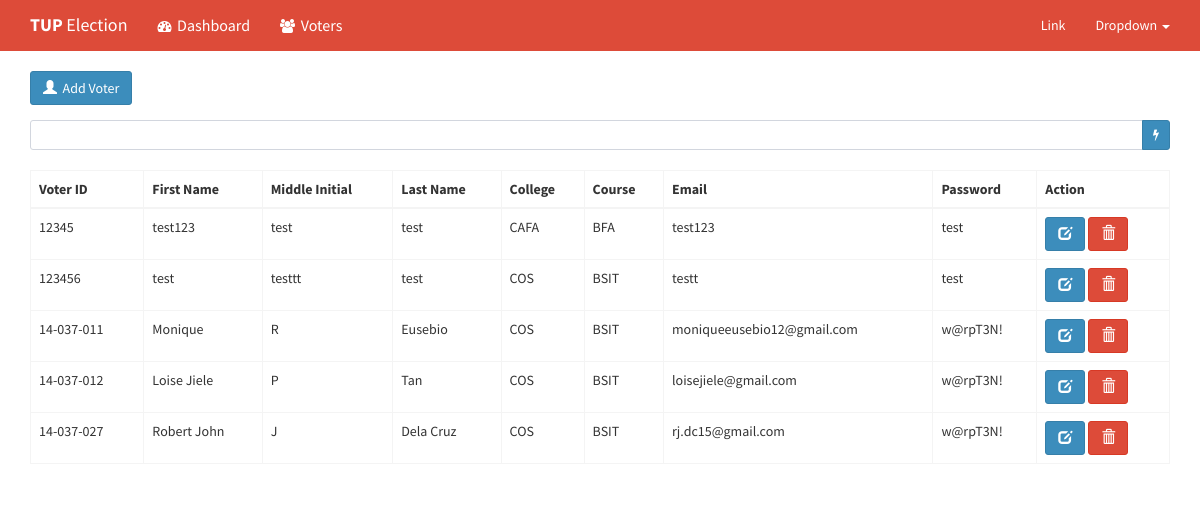
The page /election/voterspage on the database its author committed.
### tables this page shows
CREATE TABLE `voter_table` (
  `Voter_ID` varchar(100) NOT NULL,
  `FirstName` varchar(100) NOT NULL,
  `MiddleInitial` varchar(100) NOT NULL,
  `LastName` varchar(100) NOT NULL,
  `Course_Code` varchar(50) NOT NULL,
  `Email` varchar(150) NOT NULL,
  `Password` varchar(100) NOT NULL
);

CREATE TABLE `course_table` (
  `Course_Code` varchar(50) NOT NULL,
  `CourseName` varchar(150) NOT NULL,
  `College_Code` varchar(50) NOT NULL
);

### application/controllers/election.php (called while the page is built, shortened)
<?php
class election extends CI_Controller{
        function __construct(){
          $this->load->model('election_model', 'e');
          $this->load->model('voter_model', 'm');
          $this->load->helper('url_helper');
        }
        public function voterspage($page = 'voters')
        {
                $data['title'] = ucfirst($page);
                $data['voters'] = $this->m->getVoters();
                $this->load->view('templates/header');
            		$this->load->view('election/'.$page, $data);
            		$this->load->view('templates/footer');
        }
}
?>

### index.php (called while the page is built, shortened)
<?php
require_once BASEPATH.'core/CodeIgniter.php';

### application/models/voter_model.php (called while the page is built, shortened)
<?php
class voter_model extends CI_Model{
	public function getVoters(){
		$this->db->select('v.Voter_ID, FirstName, MiddleInitial, LastName, c.Course_Code, College_Code, v.Email, Password');
		$this->db->from('voter_table as v, course_table as c');
		$this->db->where('v.Course_Code = c.Course_Code');
		$query = $this->db->get();
		if($query->num_rows() > 0){
			return $query->result();
		}else{
			return false;
		}
	}
}

### application/views/election/voters.php (the view, shortened to what this page needs)
<div class="container">
  <a href="<?php echo base_url("election/newvoter")?>" type="button" class="btn btn-primary" title="Add Voter" style="margin: 0px 0px 15px 0px";>
    <span class="glyphicon glyphicon-user"></span>&nbsp;&nbsp;Add Voter</a>
    <div class="input-group input-group-sm">
      <input type="text" class="form-control" id="RandPass"></input>
      <span class="input-group-btn">
        <button type="button" class="btn btn-primary btn-flat" onClick="GenerateRandomPassword()"><i class="fa fa-bolt"></i></button>
      </span>
    </div>
  <br />
  <table id="votertable" class="table table-bordered table-hover dataTable">
    <thead>
      <tr>
        <th class="sorting_asc" tabindex="0" aria-controls="votertable" rowspan="1" colspan="1" aria-label="Voter ID: activate to sort column descending" aria-sort="ascending">Voter ID&nbsp;&nbsp;&nbsp;&nbsp;&nbsp;&nbsp;&nbsp;</th>
        <th>First Name</th>
        <th>Middle Initial</th>
        <th>Last Name</th>
        <th>College</th>
        <th>Course</th>
        <th>Email</th>
        <th>Password</th>
        <th>Action</th>
      </tr>
    </thead>
    <tbody>
    <?php
      if($voters){
        foreach($voters as $voter){
    ?>
    <tr>
      <td><?php echo $voter->Voter_ID; ?></td>
      <td><?php echo $voter->FirstName; ?></td>
      <td><?php echo $voter->MiddleInitial; ?></td>
      <td><?php echo $voter->LastName; ?></td>
      <td><?php echo $voter->College_Code; ?></td>
      <td><?php echo $voter->Course_Code; ?></td>
      <td><?php echo $voter->Email; ?></td>
      <td><?php echo $voter->Password; ?></td>
      <td>
        <button type="button" class="btn btn-primary" data-toggle="modal" data-target="#updateVoter-<?php echo $voter->Voter_ID; ?>" data-placement="top" title="Edit"><span class="glyphicon glyphicon-edit"></button>
        <button type="button" class="btn btn-danger" data-toggle="modal" data-target="#deleteVoter-<?php echo $voter->Voter_ID; ?>" data-placement="top" title="Remove"><span class="glyphicon glyphicon-trash"></button>
      </td>
    </tr>
  <?php
      }
    }
  ?>
  </tbody>
</div>

### rows shown on the page
voter_table: Voter_ID "12345", FirstName "test123", MiddleInitial "test", LastName "test", course_table.College_Code "CAFA", course_table.Course_Code "BFA", Email "test123", Password "test"
voter_table: Voter_ID "123456", FirstName "test", MiddleInitial "testtt", LastName "test", course_table.College_Code "COS", course_table.Course_Code "BSIT", Email "testt", Password "test"
voter_table: Voter_ID "14-037-011", FirstName "Monique", MiddleInitial "R", LastName "Eusebio", course_table.College_Code "COS", course_table.Course_Code "BSIT", Email "moniqueeusebio12@gmail.com", Password "w@rpT3N!"
voter_table: Voter_ID "14-037-012", FirstName "Loise Jiele", MiddleInitial "P", LastName "Tan", course_table.College_Code "COS", course_table.Course_Code "BSIT", Email "loisejiele@gmail.com", Password "w@rpT3N!"
voter_table: Voter_ID "14-037-027", FirstName "Robert John", MiddleInitial "J", LastName "Dela Cruz", course_table.College_Code "COS", course_table.Course_Code "BSIT", Email "rj.dc15@gmail.com", Password "w@rpT3N!"
